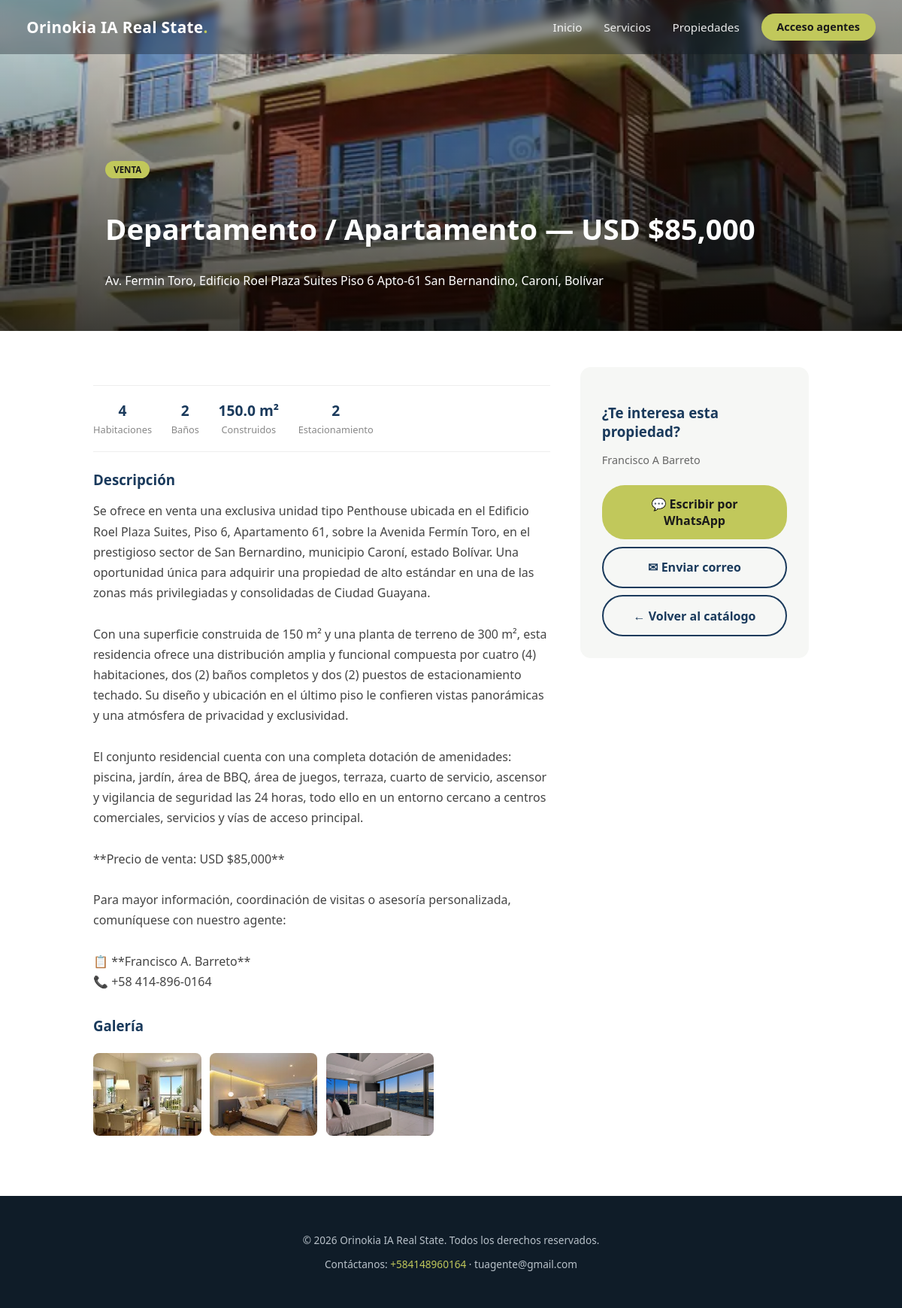
/catalogo/3, run on the app's committed database.
### tables this page shows
CREATE TABLE propiedades (
                id INTEGER PRIMARY KEY AUTOINCREMENT,
                creado_en TEXT,
                tipo_propiedad TEXT,
                operacion TEXT,
                direccion TEXT,
                ciudad_estado TEXT,
                precio REAL,
                nombre_agente TEXT,
                portada TEXT,
                payload TEXT
            , publicado INTEGER DEFAULT 0);

### main.py (the view)
@app.get("/catalogo/{prop_id}", response_class=HTMLResponse)
async def catalogo_detalle_publico(request: Request, prop_id: int):
    payload = obtener_propiedad_publicada(prop_id)
    if not payload:
        return RedirectResponse(url="/catalogo")
    return templates.TemplateResponse(
        request=request,
        name="public/propiedad_detalle.html",
        context={"branding": get_branding(), "anio": datetime.now().year, **payload},
    )

### templates/public/propiedad_detalle.html (shortened to what this page needs)
{% extends "public/base.html" %}
{% block contenido %}
<section class="pub-detalle-hero" style="background-image:url('{{ portada_url or portada_compuesta_url }}');">
  <div class="pub-detalle-hero-info">
    <span class="pub-prop-badge">{{ datos.operacion }}</span>
    <h1>{{ datos.tipo_propiedad }} — USD ${{ "{:,.0f}".format(datos.precio or 0) }}</h1>
    <p>{{ datos.direccion }}{% if datos.ciudad_estado %}, {{ datos.ciudad_estado }}{% endif %}</p>
  </div>
</section>
<section class="pub-detalle-body">
  <div class="pub-detalle-grid">
    <div>
      <div class="pub-detalle-metricas">
        {% if datos.habitaciones %}
        <div class="pub-detalle-metrica"><strong>{{ datos.habitaciones }}</strong><span>Habitaciones</span></div>
        {% endif %}
        {% if datos.banos %}
        <div class="pub-detalle-metrica"><strong>{{ datos.banos }}</strong><span>Baños</span></div>
        {% endif %}
        {% if datos.metros_construidos %}
        <div class="pub-detalle-metrica"><strong>{{ datos.metros_construidos }} m²</strong><span>Construidos</span></div>
        {% endif %}
        {% if datos.estacionamientos %}
        <div class="pub-detalle-metrica"><strong>{{ datos.estacionamientos }}</strong><span>Estacionamiento</span></div>
        {% endif %}
      </div>
      <h3 style="color:var(--pub-primario); margin-bottom:0.6rem;">Descripción</h3>
      <p style="line-height:1.7; color:#444; white-space:pre-line;">{{ descripcion }}</p>
      {% if extras_urls %}
      <h3 style="color:var(--pub-primario); margin:2rem 0 0.6rem;">Galería</h3>
      <div class="pub-detalle-galeria">
        {% for u in extras_urls %}
        <img src="{{ u }}" alt="Foto de la propiedad" />
        {% endfor %}
      </div>
      {% endif %}
    </div>
    <div class="pub-contacto-card">
      <h3>¿Te interesa esta propiedad?</h3>
      <p style="color:#666; font-size:0.9rem;">{{ datos.nombre_agente }}</p>
      {% if datos.telefono_agente %}
      <a href="https://wa.me/{{ datos.telefono_agente | replace('+','') | replace(' ','') }}?text=Hola,%20me%20interesa%20la%20propiedad%20en%20{{ datos.direccion | urlencode }}"
         class="pub-btn pub-btn-dorado">💬 Escribir por WhatsApp</a>
      {% endif %}
      {% if datos.email_agente %}
      <a href="mailto:{{ datos.email_agente }}" class="pub-btn pub-btn-outline" style="color:var(--pub-primario); border-color:var(--pub-primario);">✉ Enviar correo</a>
      {% endif %}
      <a href="/catalogo" class="pub-btn pub-btn-outline" style="color:var(--pub-primario); border-color:var(--pub-primario);">← Volver al catálogo</a>
    </div>
  </div>
</section>
{% endblock %}

### static/css/public.css (style rules this page uses)
:root { --pub-primario: #1a3a5c; --pub-secundario: #b1b65d; }
* { box-sizing: border-box; }
body.publico { margin: 0; font-family: 'Segoe UI', Tahoma, Geneva, Verdana, sans-serif; color: #232323; background: #fff; }
.pub-btn { padding: 0.9rem 2rem; border-radius: 30px; font-weight: 600; text-decoration: none; font-size: 1rem; transition: transform 0.2s ease, box-shadow 0.2s ease; display: inline-block; }
.pub-btn-dorado { background: var(--pub-secundario); color: #1a1a1a; }
.pub-btn-outline { background: transparent; color: #fff; border: 2px solid #fff; }
.pub-prop-badge { display: inline-block; background: var(--pub-secundario); color: #1a1a1a; font-size: 0.72rem; font-weight: 700; text-transform: uppercase; padding: 0.25rem 0.7rem; border-radius: 20px; margin-bottom: 0.6rem; }
.pub-detalle-hero { height: 55vh; min-height: 380px; background-size: cover; background-position: center; position: relative; display: flex; align-items: flex-end; }
.pub-detalle-hero::after { content: ""; position: absolute; inset: 0; background: linear-gradient(180deg, rgba(0,0,0,0.1), rgba(0,0,0,0.75)); }
.pub-detalle-hero-info { position: relative; z-index: 2; color: #fff; padding: 2.5rem; max-width: 1000px; margin: 0 auto; width: 100%; }
.pub-detalle-hero-info h1 { font-size: clamp(1.6rem, 3.6vw, 2.4rem); font-weight: 800; }
.pub-detalle-body { max-width: 1000px; margin: 0 auto; padding: 3rem 1.5rem 5rem; }
.pub-detalle-grid { display: grid; grid-template-columns: 2fr 1fr; gap: 2.5rem; }
.pub-detalle-metricas { display: flex; gap: 1.6rem; flex-wrap: wrap; margin: 1.5rem 0; padding: 1.2rem 0; border-top: 1px solid #eee; border-bottom: 1px solid #eee; }
.pub-detalle-metrica { text-align: center; }
.pub-detalle-metrica strong { display: block; font-size: 1.2rem; color: var(--pub-primario); }
.pub-detalle-metrica span { font-size: 0.8rem; color: #888; }
.pub-detalle-galeria { display: grid; grid-template-columns: repeat(auto-fill, minmax(140px, 1fr)); gap: 0.7rem; margin-top: 1.5rem; }
.pub-detalle-galeria img { width: 100%; height: 110px; object-fit: cover; border-radius: 8px; }
.pub-contacto-card { background: #f6f7f5; border-radius: 14px; padding: 1.8rem; height: fit-content; }
.pub-contacto-card h3 { color: var(--pub-primario); margin-bottom: 1rem; }
.pub-contacto-card .pub-btn { width: 100%; text-align: center; margin-top: 0.6rem; }

### data on the page
propiedades: operacion "VENTA", tipo_propiedad "Departamento / Apartamento", direccion "Av. Fermin Toro, Edificio Roel Plaza Suites Piso 6 Apto-61 San Bernandino", ciudad_estado "Caroní, Bolívar", nombre_agente "Francisco A Barreto"

### other printed values
{{ branding.nombre_agencia }} "Orinokia IA Real State"
{{ "{:,.0f}".format(datos.precio or 0) }} "85,000"
{{ datos.habitaciones }} "4"
{{ datos.banos }} "2"
{{ datos.metros_construidos }} "150.0"
{{ datos.estacionamientos }} "2"
{{ anio }} "2026"
{{ branding.telefono_agente }} "+584148960164"
{{ branding.email_agente }} "tuagente@gmail.com"
